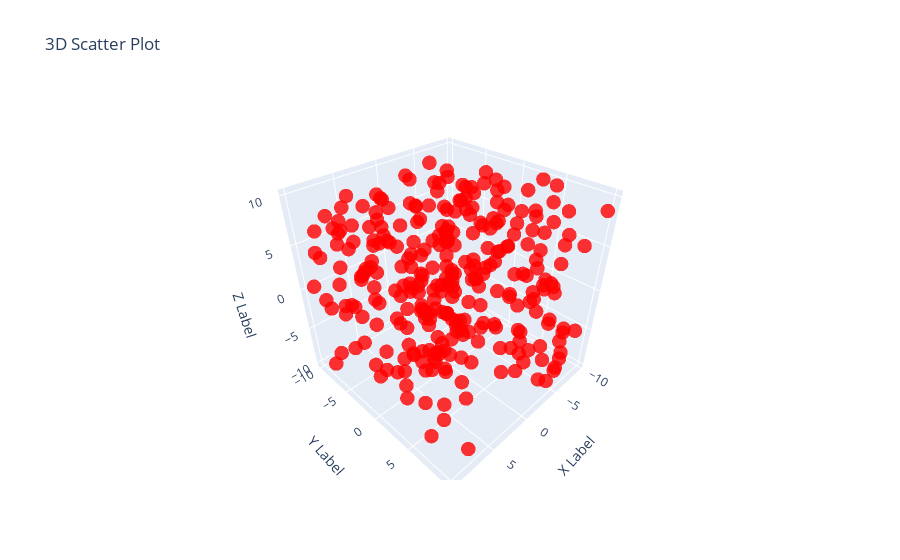

This figure's notebook cell:
### Code cell
import numpy as np
import pandas as pd
import plotly.graph_objects as go

np.random.seed(30)

data = {
    'X': np.random.uniform(-10, 10, 300),
    'Y': np.random.uniform(-10, 10, 300),
    'Z': np.random.uniform(-10, 10, 300)
}

df = pd.DataFrame(data)

fig = go.Figure(data=[go.Scatter3d(
    x=df['X'],
    y=df['Y'],
    z=df['Z'],
    mode='markers',
    marker=dict(
        size=5,
        color='red',  
        opacity=0.8
    )
)])

fig.update_layout(
    scene=dict(
        xaxis_title='X Label',
        yaxis_title='Y Label',
        zaxis_title='Z Label'
    ),
    title='3D Scatter Plot'
)

fig.show()

### Figure 1 — Plotly figure (JSON) as saved in the notebook; plotly's stock layout.template omitted (floating-point values rounded to 4 significant figures; data arrays with more than 128 entries replaced by an {"elided": "..."} marker saying what was removed)
{"data": [{"marker": {"color": "red", "opacity": 0.8, "size": 5}, "mode": "markers", "type": "scatter3d", "x": {"elided": "300 float values"}, "y": {"elided": "300 float values"}, "z": {"elided": "300 float values"}}], "layout": {"scene": {"xaxis": {"title": {"text": "X Label"}}, "yaxis": {"title": {"text": "Y Label"}}, "zaxis": {"title": {"text": "Z Label"}}}, "title": {"text": "3D Scatter Plot"}}}
